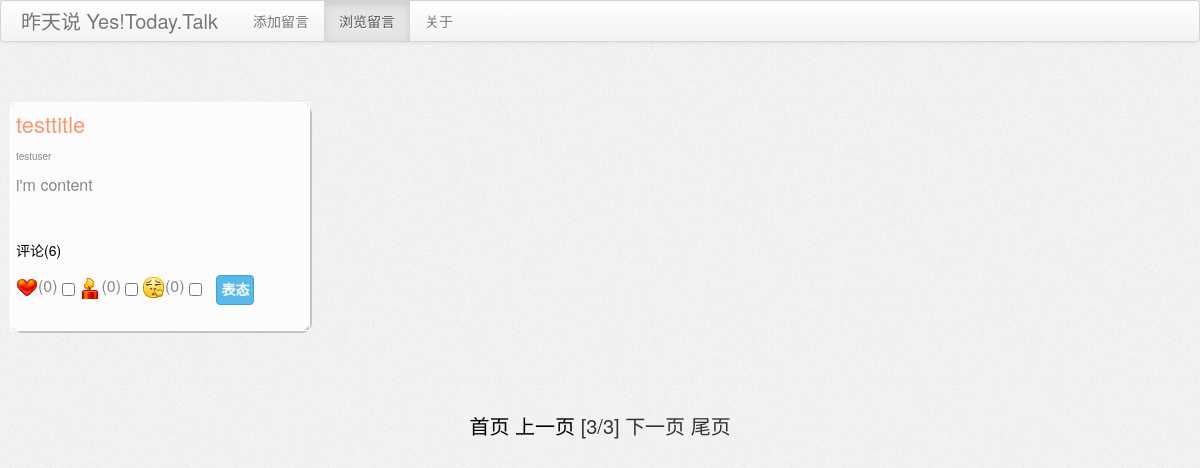
Screenshot of /list.php?page=3 with the database file from the repository.
### tables this page shows
CREATE TABLE IF NOT EXISTS `message` (
  `id` int(10) NOT NULL AUTO_INCREMENT,
  `user` varchar(25) NOT NULL,
  `title` varchar(50) NOT NULL,
  `content` tinytext NOT NULL,
  `lastdate` datetime NOT NULL,
  `like_num` int(10) unsigned NOT NULL DEFAULT '0',
  `bless_num` int(10) unsigned NOT NULL DEFAULT '0',
  `shit_num` int(10) unsigned NOT NULL DEFAULT '0',
  PRIMARY KEY (`id`)
);

### list.php (the view, shortened to what this page needs)
<?php
    include("conn.php");
    include("head.php");
    $pagesize=10;
    $rs = mysql_query("select count(*) from message",$conn);
    $row = mysql_fetch_array($rs);
    $numrows=$row[0];
    $pages = intval($numrows/$pagesize);
    if ($numrows%$pagesize)
        $pages++;
    if (isset($_GET['page'])){
        $page = intval($_GET['page']);
    }
    else{
    $page = 1;
    }
    $offset = $pagesize*($page - 1);
    $query = mysql_query("select * from message order by id desc limit $offset,$pagesize",$conn);
?>
<div class="navbar">
  <div class="navbar-inner">
    <a class="brand" href="list.php">昨天说 Yes!Today.Talk</a>
    <ul class="nav">
      <li><a href="index.php">添加留言</a></li>
      <li class="active"><a href="list.php">浏览留言</a></li>
      <li><a href="#">关于</a></li>
    </ul>
  </div>
</div>
<div id="bigbox">
<div id="liebiao">
<ul id="flowbox">
<?php
    while ($myrow = mysql_fetch_array($query))
    {
        $post_id = $myrow['id'];
        $comms = mysql_query("SELECT count(*) FROM comments WHERE postid = $post_id", $conn);
        $ncomm = mysql_fetch_array($comms);
        $num_comment = $ncomm[0];
        $attis = mysql_query("SELECT like_num,bless_num,shit_num FROM message WHERE id=$post_id", $conn);
        $natti = mysql_fetch_array($attis);
        $num_like = $natti['like_num'];
        $num_bless = $natti['bless_num'];
        $num_shit = $natti['shit_num'];
?>
<li>
<table class="listpost" border = "0" cellpadding = "5" cellspacing = "1">
<?php
    if ($myrow['title']) {
?>
    <tr class="title">
        <td><?=$myrow['title']?></td>
    </tr>
<?php
} else{
?>
    <tr class="title">
        <td>无题</td>
    </tr>
<?php
}
    if ($myrow['user']) {
?>
    <tr class="author">
        <td><?=$myrow['user']?></td>
    </tr>
<?php
} else{
?>
    <tr class="author">
        <td>匿名人士</td>
    </tr>
<?php
}
?>
    <tr class = "content">
        <td><?=htmtocode($myrow['content'])?></td>
    </tr>
    <tr><td><br></td></tr>
    <tr id = "comm">
        <td><a href="post.php?postid=<?=$post_id?>">评论(<?=$num_comment?>)</a></td>
    </tr>
    <tr id="atti">
        <td>
            <form action="submitattitude.php" method="post" name="myattitude" id="myattitude">
                <lable for="like"><img src="images/hearta_thumb.gif">(<?=$num_like?>)</label>
                <input type="checkbox" name="like">
                <lable for="bless"><img src="images/lazu_thumb.gif">(<?=$num_bless?>)</label>
                <input type="checkbox" name="bless">
                <lable for="shit"><img src="images/kbsa_thumb.gif">(<?=$num_shit?>)</label>
                <input type="checkbox" name="shit">
                <input type="submit" id="submit" name="attitude" value="表态"/>
            </form>
        </td>
    </tr>
</table>
</li>
<?php
    }
    $first = 1;
    $prev = $page-1;
?>
</ul>
</div>
<div id="bm">
<?php
    if ($page > 1){
        echo "<a href='list.php?page=".$first."'>首页</a> ";
        echo "<a href='list.php?page=".$prev."'>上一页</a> ";
    }
    echo "[".$page."/"."$pages"."] ";
    if ($page == $pages){
        echo "下一页 尾页";
    }
?>
</div>
</div>
</body>

### conn.php (shortened to what this page needs)
<?php
function htmtocode($content) {
  $content = str_replace("\n", "<br>", str_replace(" ", "&nbsp;", $content));
	return $content;
}
?>

### images/css.css (style rules this page uses)
#liebiao ul { list-style-type: none; }
#liebiao li { position:absolute; width:300; }
table { table-layout: fixed; width=100%; }
.listpost .title { font-size:22px; padding-bottom:10px; color:#f7996d; }
.listpost .author { font-size:10px; }
.listpost .content { font-size:16px; line-height:1.5; overflow-x:hidden; word-break: break-all ; word-wrap: break-word; }
.listpost #comm { font-size: 14px; }
.listpost { padding:12px; width:300px; position:relative; background-color:#fcfcfc; border:1px solid white; color:#888; margin-bottom:25px; -moz-border-radius:10px; -webkit-border-radius:10px; border-radius:10px; -moz-box-shadow:2px 2px 0 #c2c2c2; -webkit-box-shadow:2px 2px 0 #c2c2c2; box-shadow:2px 2px 0 #c2c2c2; }
a:link { text-decoration: none; color: #000000; }
body { font-size: 10pt; line-height: 13pt; background:url('images/bg.jpg') #f2f2f2; }
form { margin: 0px; padding: 0px; }
#submit { background-color:#58B9EB; border:1px solid #40A2D4; color:#FFFFFF; cursor:pointer; font-family:'Myriad Pro',Arial,Helvetica,sans-serif; font-size:14px; font-weight:bold; padding:4px; margin-top:5px; margin-left: 10px; -moz-border-radius:4px; -webkit-border-radius:4px; border-radius:4px; }
#addCommentContainer input, #addCommentContainer textarea, { display:block; border:1px solid #ccc; margin:10px 10px 10px 10px; padding:3px; font-size:18px; color:#555; font-family:Arial, Helvetica, sans-serif; }
#bigbox { position:absolute; }
#liebiao { position:absolute; }
#bm { position:relative; top:0; left:45%; font-size: 20px; }

### rows the page displays
message: title "testtitle", user "testuser", content "i'm content", num_comment "6", like_num "0", bless_num "0", shit_num "0"

### other values shown
$page "3"
$pages "3"
